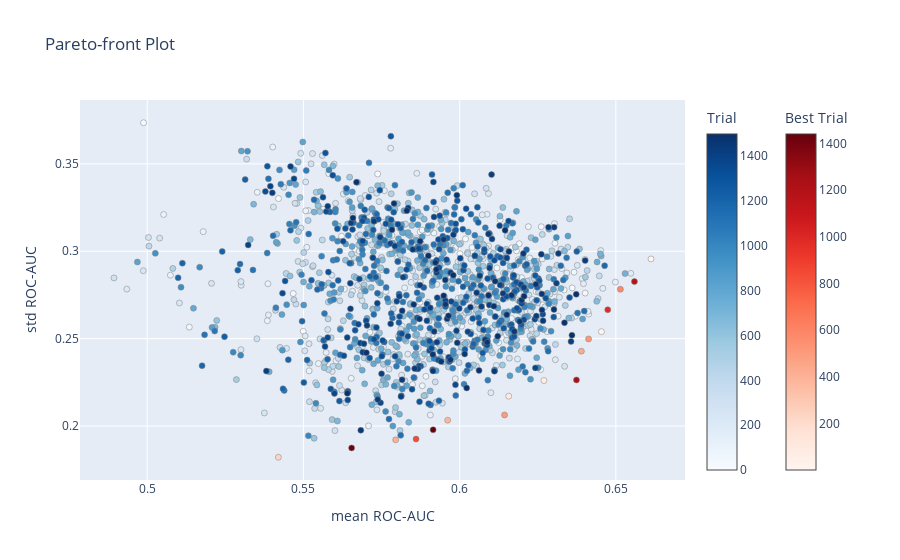

Notebook code cell kept with this figure:
### Code cell
optuna.visualization.plot_pareto_front(study, target_names=["mean ROC-AUC", "std ROC-AUC"])

### Figure 1 — Plotly figure (JSON) as saved in the notebook; plotly's stock layout.template omitted (floating-point values rounded to 4 significant figures; data arrays with more than 128 entries replaced by an {"elided": "..."} marker saying what was removed)
{"data": [{"hovertemplate": "%{text}<extra>Trial</extra>", "marker": {"color": {"elided": "1483 int values"}, "colorbar": {"title": {"text": "Trial"}}, "colorscale": [[0, "rgb(247,251,255)"], [0.125, "rgb(222,235,247)"], [0.25, "rgb(198,219,239)"], [0.375, "rgb(158,202,225)"], [0.5, "rgb(107,174,214)"], [0.625, "rgb(66,146,198)"], [0.75, "rgb(33,113,181)"], [0.875, "rgb(8,81,156)"], [1, "rgb(8,48,107)"]], "line": {"color": "Grey", "width": 0.5}}, "mode": "markers", "showlegend": false, "text": {"elided": "1483 str values"}, "type": "scatter", "x": {"elided": "1483 float values"}, "y": {"elided": "1483 float values"}}, {"hovertemplate": "%{text}<extra>Best Trial</extra>", "marker": {"color": [2, 10, 66, 85, 233, 374, 409, 431, 499, 517, 579, 842, 984, 1186, 1249, 1430, 1440], "colorbar": {"title": {"text": "Best Trial"}, "x": 1.1, "xpad": 40}, "colorscale": [[0, "rgb(255,245,240)"], [0.125, "rgb(254,224,210)"], [0.25, "rgb(252,187,161)"], [0.375, "rgb(252,146,114)"], [0.5, "rgb(251,106,74)"], [0.625, "rgb(239,59,44)"], [0.75, "rgb(203,24,29)"], [0.875, "rgb(165,15,21)"], [1, "rgb(103,0,13)"]], "line": {"color": "Grey", "width": 0.5}}, "mode": "markers", "showlegend": false, "text": ["{<br>  \"number\": 2,<br>  \"values\": [<br>    0.6453765227021042,<br>    0.2539612113824524<br>  ],<br>  \"params\": {<br>    \"C\": 9.404682218813333,<br>    \"kernel\": \"rbf\",<br>    \"gamma\": 0.0005845224988276224,<br>    \"degree\": 2,<br>    \"coef0\": 0.8824747283288172<br>  }<br>}", "{<br>  \"number\": 10,<br>  \"values\": [<br>    0.6612403100775194,<br>    0.2955975415837111<br>  ],<br>  \"params\": {<br>    \"C\": 9.903458798329519,<br>    \"kernel\": \"rbf\",<br>    \"gamma\": 0.00042862026878037084,<br>    \"degree\": 4,<br>    \"coef0\": 0.9639205811521653<br>  }<br>}", "{<br>  \"number\": 66,<br>  \"values\": [<br>    0.6269725913621262,<br>    0.2260324136811419<br>  ],<br>  \"params\": {<br>    \"C\": 0.15175769922627827,<br>    \"kernel\": \"linear\",<br>    \"gamma\": 0.0005892685489253877,<br>    \"degree\": 2,<br>    \"coef0\": 0.8148863682960733<br>  }<br>}", "{<br>  \"number\": 85,<br>  \"values\": [<br>    0.615704595791805,<br>    0.2170679406730443<br>  ],<br>  \"params\": {<br>    \"C\": 0.15745208827248874,<br>    \"kernel\": \"poly\",<br>    \"gamma\": 0.007469600327041865,<br>    \"degree\": 2,<br>    \"coef0\": 0.9690473991751075<br>  }<br>}", "{<br>  \"number\": 233,<br>  \"values\": [<br>    0.5419781284606866,<br>    0.18211913677019378<br>  ],<br>  \"params\": {<br>    \"C\": 0.19440373397482227,<br>    \"kernel\": \"poly\",<br>    \"gamma\": 0.016950345061359826,<br>    \"degree\": 3,<br>    \"coef0\": 0.870323787656371<br>  }<br>}", "{<br>  \"number\": 374,<br>  \"values\": [<br>    0.5961655592469547,<br>    0.20330274676662313<br>  ],<br>  \"params\": {<br>    \"C\": 0.11466046525136135,<br>    \"kernel\": \"rbf\",<br>    \"gamma\": 0.006767161129081572,<br>    \"degree\": 4,<br>    \"coef0\": 0.9392388849176537<br>  }<br>}", "{<br>  \"number\": 409,<br>  \"values\": [<br>    0.5795127353266888,<br>    0.1920787020052215<br>  ],<br>  \"params\": {<br>    \"C\": 0.1086310804257847,<br>    \"kernel\": \"rbf\",<br>    \"gamma\": 0.018075434076264364,<br>    \"degree\": 3,<br>    \"coef0\": 0.9603766253285257<br>  }<br>}", "{<br>  \"number\": 431,<br>  \"values\": [<br>    0.6389604097452934,<br>    0.24282759710286483<br>  ],<br>  \"params\": {<br>    \"C\": 7.691102381438674,<br>    \"kernel\": \"rbf\",<br>    \"gamma\": 0.0010321223716219699,<br>    \"degree\": 3,<br>    \"coef0\": 0.9905958367956281<br>  }<br>}", "{<br>  \"number\": 499,<br>  \"values\": [<br>    0.61437569213732,<br>    0.20632063305778867<br>  ],<br>  \"params\": {<br>    \"C\": 0.8923956653464603,<br>    \"kernel\": \"poly\",<br>    \"gamma\": 0.009077912701463452,<br>    \"degree\": 2,<br>    \"coef0\": 0.8661289108142939<br>  }<br>}", "{<br>  \"number\": 517,<br>  \"values\": [<br>    0.641265227021041,<br>    0.24981616248352762<br>  ],<br>  \"params\": {<br>    \"C\": 8.573568438930184,<br>    \"kernel\": \"poly\",<br>    \"gamma\": 0.0005406097058211194,<br>    \"degree\": 4,<br>    \"coef0\": 0.8816907369313315<br>  }<br>}", "{<br>  \"number\": 579,<br>  \"values\": [<br>    0.6514465669988926,<br>    0.27824009959440493<br>  ],<br>  \"params\": {<br>    \"C\": 9.880120434985065,<br>    \"kernel\": \"rbf\",<br>    \"gamma\": 0.0004974278123877613,<br>    \"degree\": 2,<br>    \"coef0\": 0.8738735082323481<br>  }<br>}", "{<br>  \"number\": 842,<br>  \"values\": [<br>    0.586046511627907,<br>    0.19250787367938801<br>  ],<br>  \"params\": {<br>    \"C\": 0.14228034525650063,<br>    \"kernel\": \"poly\",<br>    \"gamma\": 0.006754417949379816,<br>    \"degree\": 3,<br>    \"coef0\": 0.8768642542913007<br>  }<br>}", "{<br>  \"number\": 984,<br>  \"values\": [<br>    0.6473975636766335,<br>    0.26653003509031703<br>  ],<br>  \"params\": {<br>    \"C\": 9.993324628770335,<br>    \"kernel\": \"rbf\",<br>    \"gamma\": 0.0005463455838930193,<br>    \"degree\": 3,<br>    \"coef0\": 0.8032837311011001<br>  }<br>}", "{<br>  \"number\": 1186,<br>  \"values\": [<br>    0.6559385382059801,<br>    0.282631773269277<br>  ],<br>  \"params\": {<br>    \"C\": 7.972989746236556,<br>    \"kernel\": \"rbf\",<br>    \"gamma\": 0.0004396369920759326,<br>    \"degree\": 5,<br>    \"coef0\": 0.5162234141799596<br>  }<br>}", "{<br>  \"number\": 1249,<br>  \"values\": [<br>    0.6373823366555926,<br>    0.2263618410864286<br>  ],<br>  \"params\": {<br>    \"C\": 0.18715976727952557,<br>    \"kernel\": \"linear\",<br>    \"gamma\": 0.0005990392632551365,<br>    \"degree\": 3,<br>    \"coef0\": 0.9431528665792639<br>  }<br>}", "{<br>  \"number\": 1430,<br>  \"values\": [<br>    0.5654138981173865,<br>    0.18746219541761397<br>  ],<br>  \"params\": {<br>    \"C\": 0.3447000901730011,<br>    \"kernel\": \"poly\",<br>    \"gamma\": 0.014926355187129106,<br>    \"degree\": 3,<br>    \"coef0\": 0.8392037899514186<br>  }<br>}", "{<br>  \"number\": 1440,<br>  \"values\": [<br>    0.5915074750830566,<br>    0.19783797936276154<br>  ],<br>  \"params\": {<br>    \"C\": 0.5708584472978027,<br>    \"kernel\": \"rbf\",<br>    \"gamma\": 0.008588794081464225,<br>    \"degree\": 2,<br>    \"coef0\": 0.8214173948602979<br>  }<br>}"], "type": "scatter", "x": [0.6454, 0.6612, 0.627, 0.6157, 0.542, 0.5962, 0.5795, 0.639, 0.6144, 0.6413, 0.6514, 0.586, 0.6474, 0.6559, 0.6374, 0.5654, 0.5915], "y": [0.254, 0.2956, 0.226, 0.2171, 0.1821, 0.2033, 0.1921, 0.2428, 0.2063, 0.2498, 0.2782, 0.1925, 0.2665, 0.2826, 0.2264, 0.1875, 0.1978]}], "layout": {"title": {"text": "Pareto-front Plot"}, "xaxis": {"title": {"text": "mean ROC-AUC"}}, "yaxis": {"title": {"text": "std ROC-AUC"}}}}
